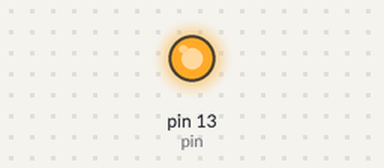
Recording of a sketch running on a simulated Arduino Uno, built with avr-gcc and run on an emulated ATmega328P. Parts: output pins drawn as LEDs (lit = HIGH).

Above: at 1.5 s.
At 3.5 s:
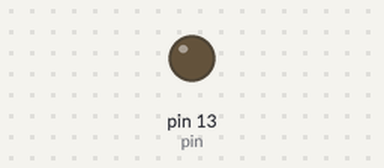
Timing chart, 0 to 5.2 s (numbered marks = the images above):
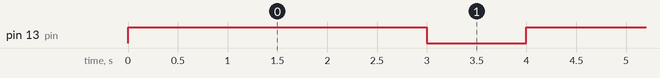

The sketch:

blink.ino
```cpp
int pin = 13;

void setup() {
  // assumes the LED is connected to pin 13 on the arduino uno
  pinMode(pin, OUTPUT);
}

void loop() {
  digitalWrite(pin, HIGH);  // turn the LED on
  delay(3000);              // wait for a second
  digitalWrite(pin, LOW);   // turn the LED off
  delay(1000);              // wait for a second
}
```

Measured:
- by itself, pin 13 (pin): alternates HIGH for 3.0 s and LOW for 1.0 s
